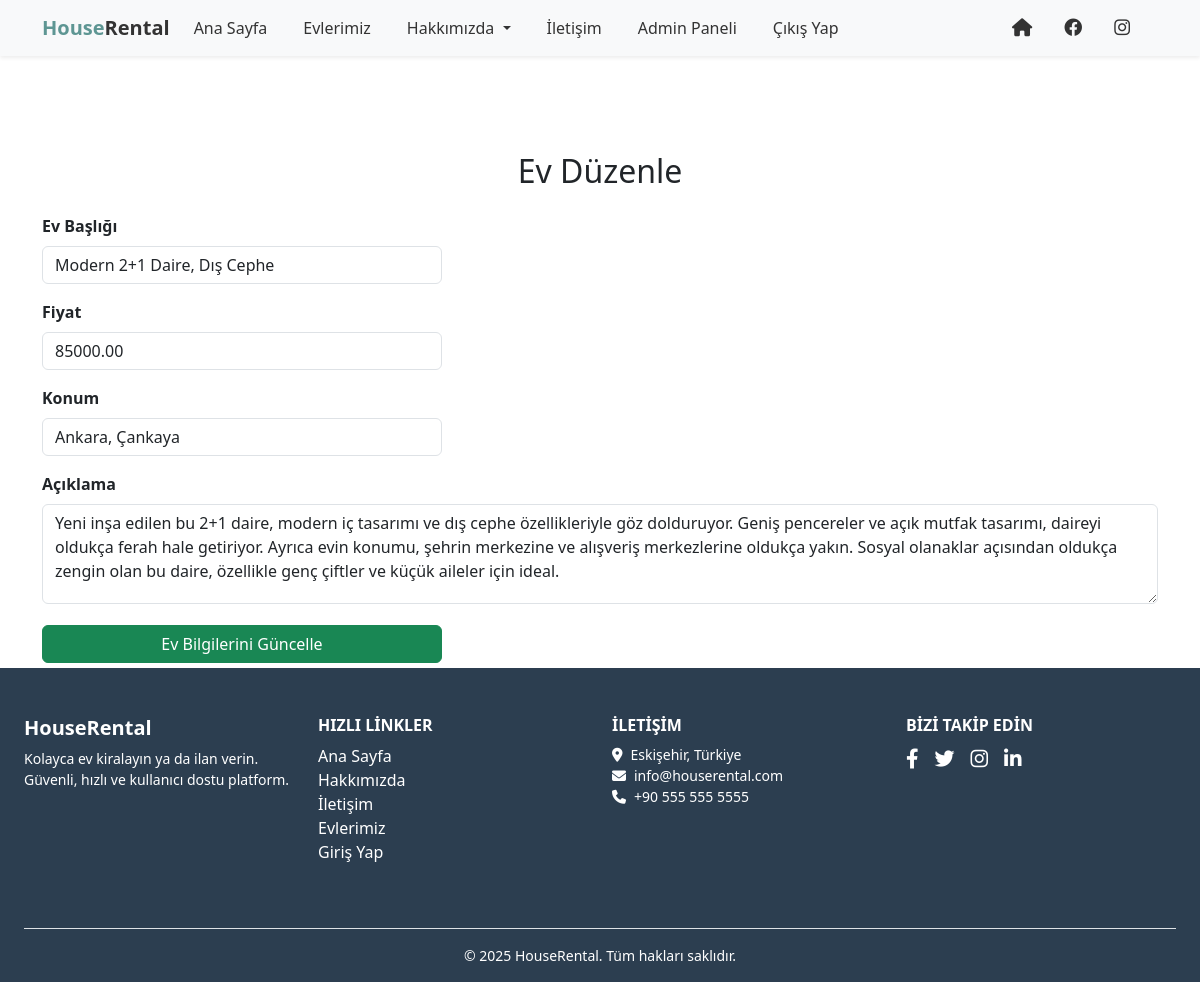
Screenshot of /edit_house.php?id=24 (signed in) with the database file from the repository.
### tables this page shows
CREATE TABLE `houses` (
  `id` int(11) NOT NULL,
  `user_id` int(11) NOT NULL,
  `title` varchar(255) NOT NULL,
  `description` text NOT NULL,
  `price` decimal(10,2) NOT NULL,
  `image` varchar(255) DEFAULT NULL,
  `created_at` timestamp NOT NULL DEFAULT current_timestamp(),
  `location` varchar(255) DEFAULT NULL,
  `size` int(11) DEFAULT NULL,
  `bedrooms` int(11) DEFAULT NULL,
  `bathrooms` int(11) DEFAULT NULL,
  `year_built` year(4) DEFAULT NULL,
  `features` text DEFAULT NULL,
  `status` varchar(20) DEFAULT 'available'
);

### edit_house.php (the view, shortened to what this page needs)
<?php
include('includes/header.php');
$user_id = $_SESSION['user_id'];
$house_id = $_GET['id'];
$stmt = $pdo->prepare("SELECT * FROM houses WHERE id = ? AND user_id = ?");
$stmt->execute([$house_id, $user_id]);
$house = $stmt->fetch();
?>
<div class="container mt-5 pt-4">
    <h2 class="text-center mb-4">Ev Düzenle</h2>
    <form method="POST">
        <div class="mb-3">
            <label for="title" class="form-label">Ev Başlığı</label>
            <input type="text" name="title" class="form-control" value="<?php echo htmlspecialchars($house['title']); ?>" required>
        </div>
        <div class="mb-3">
            <label for="price" class="form-label">Fiyat</label>
            <input type="number" name="price" class="form-control" value="<?php echo htmlspecialchars($house['price']); ?>" required>
        </div>
        <div class="mb-3">
            <label for="location" class="form-label">Konum</label>
            <input type="text" name="location" class="form-control" value="<?php echo htmlspecialchars($house['location']); ?>" required>
        </div>
        <div class="mb-3">
            <label for="description" class="form-label">Açıklama</label>
            <textarea name="description" class="form-control" required><?php echo htmlspecialchars($house['description']); ?></textarea>
        </div>
        <button type="submit" class="btn btn-success w-100">Ev Bilgilerini Güncelle</button>
    </form>
</div>
<?php include('includes/footer.php'); ?>

### assets/css/style.css (style rules this page uses)
html, body { height: 100%; margin: 0; padding: 0; }
body { padding-top: 80px; scroll-behavior: smooth; }
form input, form button { padding: 8px; margin: 5px 0; width: 100%; max-width: 400px; display: block; box-sizing: border-box; }
form button { background-color: #0066cc; color: white; border: none; cursor: pointer; }
form label { font-weight: bold; margin-top: 10px; display: block; }
form input { padding: 10px; margin: 5px 0 15px 0; width: 100%; box-sizing: border-box; border: 1px solid #ccc; border-radius: 5px; }
form button { padding: 10px; width: 100%; background-color: #0066cc; color: white; border: none; border-radius: 5px; font-weight: bold; cursor: pointer; }
form textarea { width: 100%; height: 100px; padding: 10px; margin-bottom: 15px; border-radius: 5px; border: 1px solid #ccc; }

### rows the page displays
houses: title "Modern 2+1 Daire, Dış Cephe", price "85000.00", location "Ankara, Çankaya", description "Yeni inşa edilen bu 2+1 daire, modern iç tasarımı ve dış cephe özellikleriyle göz dolduruyor. Geniş pencereler ve açık mutfak tasarımı, daireyi oldukça ferah hale getiriyor. Ayrıca evin konumu, şehrin merkezine ve alışveriş merkezlerine oldukça yakın. Sosyal olanaklar açısından oldukça zengin olan bu daire, özellikle genç çiftler ve küçük aileler için ideal."
